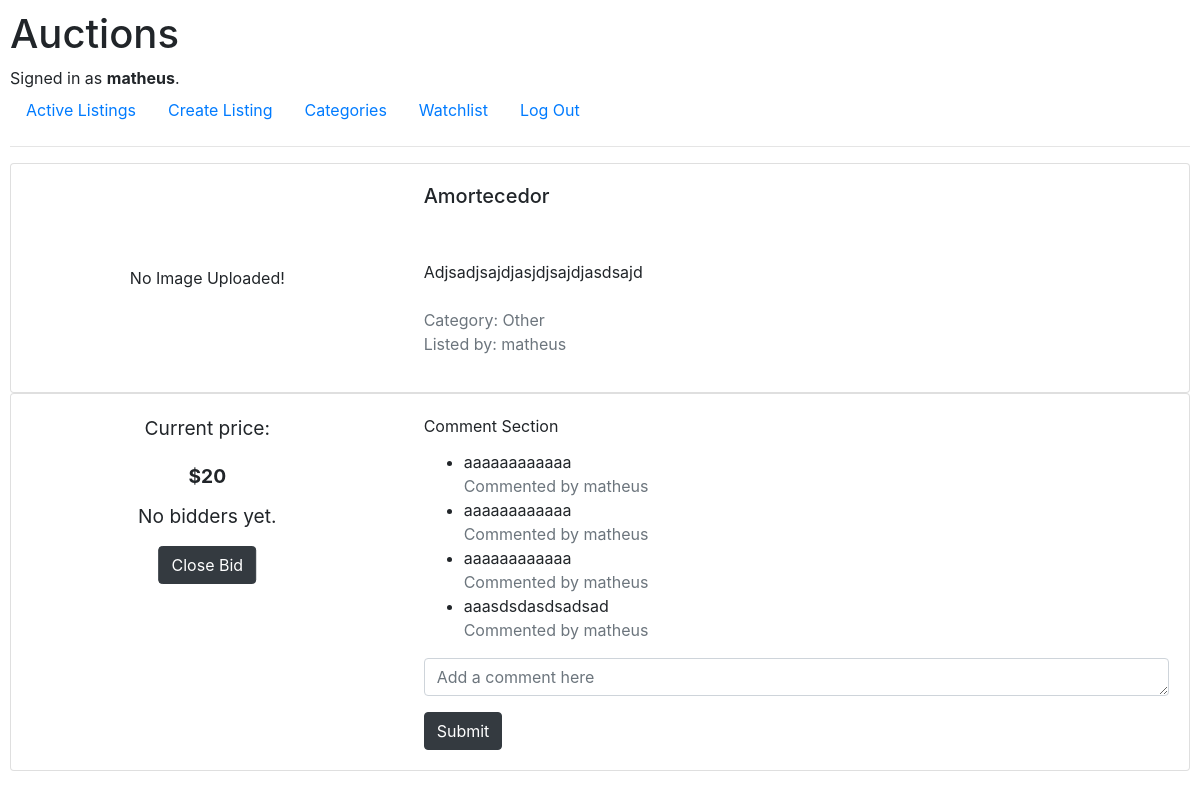
Screenshot of /listing/3 (signed in) with the database file from the repository.
### auctions/models.py (models this page shows, shortened)
class User(AbstractUser):
    pass

class Listing(models.Model):
    title = models.CharField(max_length=64)
    image = models.URLField(blank=True, max_length=512)
    description = models.CharField(max_length=512)
    online = models.BooleanField(default=True)
    owner = models.ForeignKey(User, on_delete=models.CASCADE, related_name='owner')
    winner = models.ForeignKey(User, on_delete=models.CASCADE, null=True, related_name='winner')
    category = models.ForeignKey(Category, on_delete=models.CASCADE)
    price = models.IntegerField(default=0)

class Category(models.Model):
    title = models.CharField(max_length=64)
    def __str__(self):
        return f'{self.title}'

class Comments(models.Model):
    text = models.CharField(max_length=512)
    user = models.ForeignKey(User, on_delete=models.CASCADE, related_name='user_comments')
    listing = models.ForeignKey(Listing, on_delete=models.CASCADE, related_name='listing_comments')

### auctions/views.py (the view, shortened to what this page needs)
# urls.py: path('listing/<int:listing_id>', views.listings, name='listings'),
@login_required(login_url='login')
def listings(request, listing_id):
    try:
        listing = Listing.objects.get(pk=listing_id)
    except Listing.DoesNotExist:
        return HttpResponseRedirect('/listing/doesnt-exist')
    comments = Comments.objects.filter(listing = listing)
    watchlist = []
    list = Watchlist.objects.filter(user = request.user)
    for l in list:
        listings = Listing.objects.get(pk = l.listing.id)
        watchlist.append(listings)
    print(listing.owner)
    if request.user == listing.owner:
        return render(request, 'auctions/listing_owner.html', {
            'listing':listing,
            'user':request.user,
            'comments':comments,
            'comment_form':CommentForm()
        })

### auctions/views.py
class CommentForm(forms.ModelForm):
    class Meta:
        model = Comments
        fields = ["text"]
        labels = {
            "text": ("")
        }
        widgets = {
            "text": forms.Textarea(attrs={
                "placeholder": "Add a comment here",
                "class": "form-control",
                "rows": 1
            })
        }

### auctions/templates/auctions/listing_owner.html (shortened to what this page needs)
{% extends 'auctions/layout.html' %}
{% block body %}
{% if listing.online %}
    <div class="card" style="width: 100%;">
        <div class="row no-gutters">
            <div class="col-md-4">
                {% if listing.image %}
                <img src="{{listing.image}}" alt="{{listing.title}}'s image" width="99%" height="99%">
                {% else %}
                <div style="position: absolute; top: 50%; left: 50%; transform: translateY(-50%) translateX(-50%);">
                    No Image Uploaded!
                </div>
                {% endif %}
            </div>
            <div class="col-md-8">
                <div class="card-body">
                    <h5 class="card-title">{{listing.title}}</h5><br>
                    <p class="card-text">
                        <div>{{listing.description}}</div><br>
                        <div class="text-muted">Category: {{listing.category}}</div>
                        <div class="text-muted">Listed by: {{listing.owner.username}}</div>
                    </p>
                </div>
            </div>
        </div>
    </div>
    <div class="card" style="width: 100%;">
        <div class="row no-gutters">
            <div class="col-md-4">
                <div class="card-body">
                    <p class="card-text" style="font-size: larger; position: absolute;
                    left: 50%; transform: translateX(-50%);">Current price:</p>
                    <br><br>
                    <strong class="card-text" style="font-size: larger; position: absolute;
                     left: 50%; transform: translateX(-50%);">${{listing.price}}</strong>
                </div>
                <div class="card-body">
                    {% if listing.winner %}
                    <p style="font-size: larger; position: absolute;
                    left: 50%; transform: translateX(-50%);">Current winner: {{listing.winner.username}}</p> <br>
                    {% else %}
                    <p style="font-size: larger; position: absolute;
                    left: 50%; transform: translateX(-50%);">No bidders yet.</p> <br>
                    {% endif %}
                </div>
                <form action="{% url 'close' listing.id %}" method="post">
                    <button class="btn btn-dark" type="submit" name="close" style="  margin: 0;
                    position: absolute;
                    left: 50%;
                    transform: translateX(-50%);">Close Bid</button>
                </form>
            </div>
            <div class="col-md-8">
                <div class="card-body">
                    <p class="card-title">Comment Section</p>
                    <ul>
                        {% for comment in comments %}
                            <li class="card-text">{{comment.text}}</li><div class="text-muted">Commented by {{comment.user}}</div>
                        {% empty %}
                            <li class="card-text">No comments yet!</li>
                        {% endfor %}
                    </ul>
                    <form action="{% url 'comments' listing.id %}" method="post">
                        {{comment_form}}
                        <input class="btn btn-dark" type="submit" value="Submit" name="Submit">
                    </form>
                </div>
            </div>
        </div>
    </div>
{% endif %}
{% endblock %}

### auctions/templates/auctions/layout.html (shortened to what this page needs)
{% load static %}
<!DOCTYPE html>
<html lang="en">
    <head>
        <link rel="stylesheet" href="https://stackpath.bootstrapcdn.com/bootstrap/4.4.1/css/bootstrap.min.css">
        <link href="{% static 'auctions/styles.css' %}" rel="stylesheet">
    </head>
    <body>
        <h1>Auctions</h1>
        <div>
            {% if user.is_authenticated %}
                Signed in as <strong>{{ user.username }}</strong>.
            {% else %}
                Not signed in.
            {% endif %}
        </div>
        <ul class="nav">
            <li class="nav-item">
                <a class="nav-link" href="{% url 'index' %}">Active Listings</a>
            </li>
            <li class="nav-item">
                <a class="nav-link" href="{% url 'create' %}">Create Listing</a>
            </li>
            <li class="nav-item">
                <a class="nav-link" href="{% url 'categories_index' %}">Categories</a>
            </li>
            <li class="nav-item">
                <a class="nav-link" href="{% url 'watchlist' %}">Watchlist</a>
            </li>
            {% if user.is_authenticated %}
                <li class="nav-item">
                    <a class="nav-link" href="{% url 'logout' %}">Log Out</a>
                </li>
            {% endif %}
        </ul>
        <hr>
        {% block body %}
        {% endblock %}
    </body>
</html>

### auctions/static/auctions/styles.css (style rules this page uses)
body { padding: 10px; }

### rows the page displays
User: username "matheus"
Listing: title "Amortecedor", description "Adjsadjsajdjasjdjsajdjasdsajd", category "Other", owner.username "matheus", price "20"
Comments: text "aaaaaaaaaaaa", user "matheus"
Comments: text "aaaaaaaaaaaa", user "matheus"
Comments: text "aaaaaaaaaaaa", user "matheus"
Comments: text "aaasdsdasdsadsad", user "matheus"
